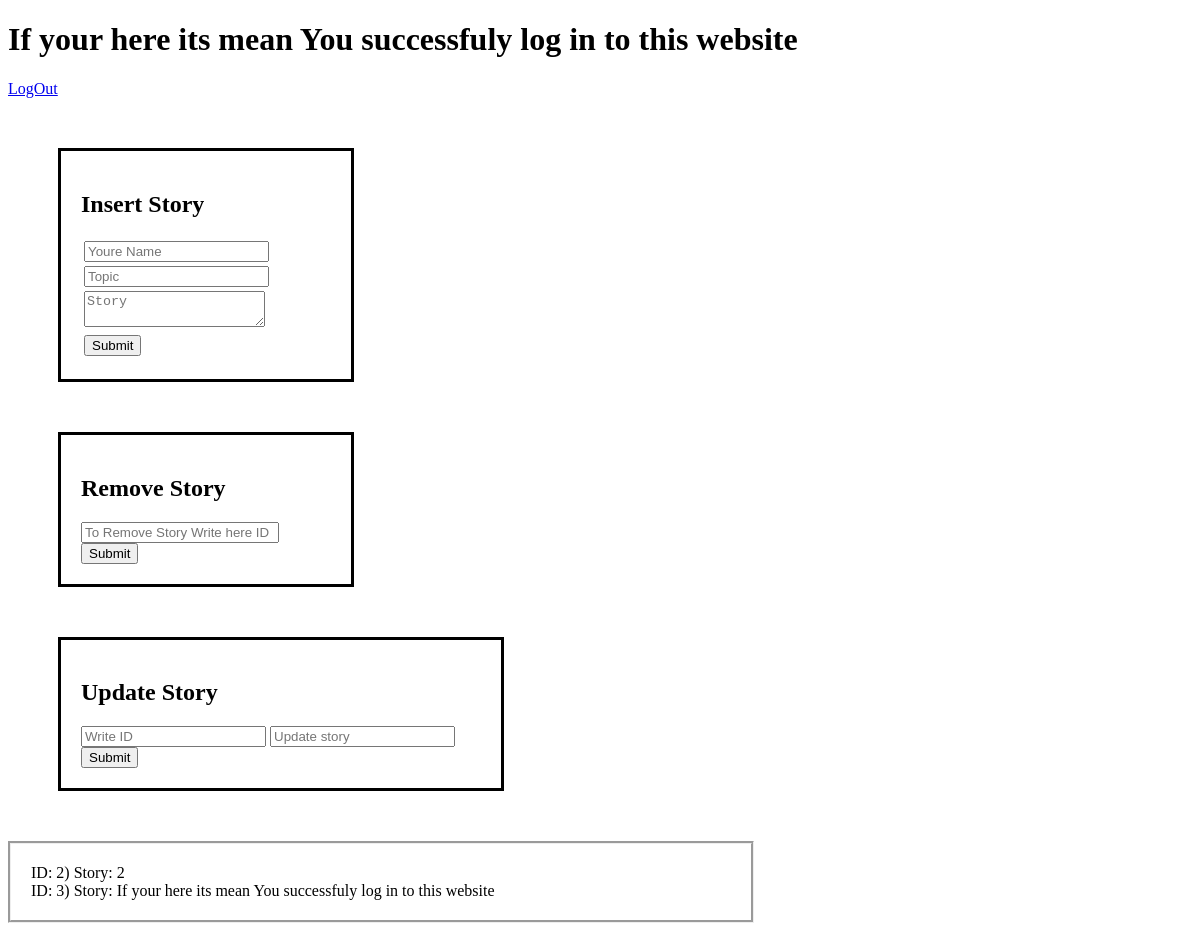
The app's page /menu.php (signed in), older data.
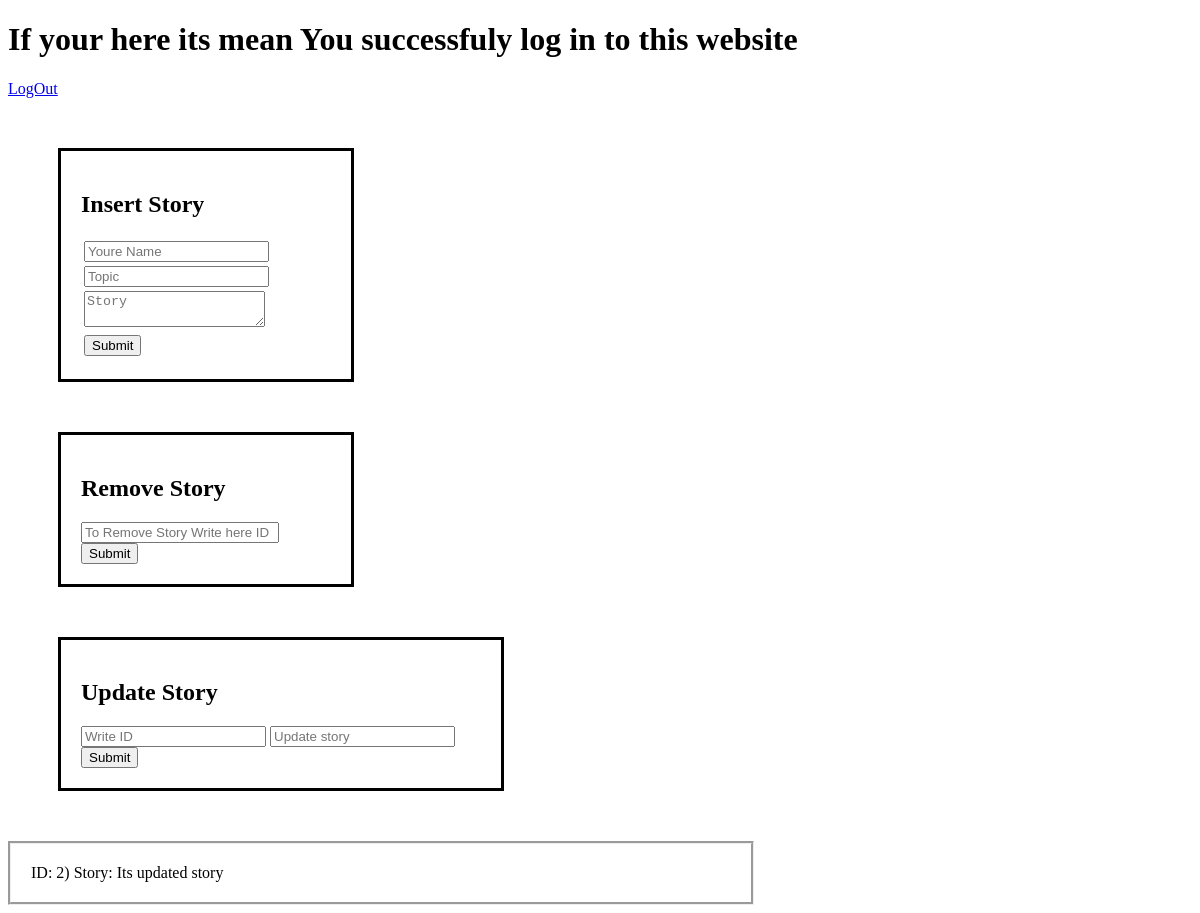
The same page, newer data.
### tables this page shows
CREATE TABLE `news` (
  `id` int(20) NOT NULL,
  `name` varchar(20) NOT NULL,
  `headline` varchar(30) NOT NULL,
  `story` text NOT NULL,
  `timeadd` timestamp(2) NOT NULL DEFAULT CURRENT_TIMESTAMP(2)
);

### menu.php (the view, shortened to what this page needs)
<!DOCTYPE html>
<html>
<head>
</head>
<body>
<div>
<h1>If your here its mean You successfuly log in to this website</h1>
<a href="logout.php">LogOut</a>
	<div style="margin:50px; ">
		<form method="post" action="inftodb.php"
		style="border: 3px solid; width: 250px; padding: 20px;">
		<h2>Insert Story</h2>
			<table width="60%">
			<tr>
				<td><input type="text" name="name" placeholder="Youre Name" ></td>
			</tr>
			<tr>
				<td><input type="text" name="headline" placeholder="Topic"></td>
			</tr>
			<tr>
				<td><textarea  name="story" placeholder="Story"></textarea></td>
			</tr>
			<tr>
				<td><input type="submit" name="add"></td>
			</tr>
			</table>
		</form>
	</div>
	<div style="margin:50px; border: 3px solid; padding: 20px; width: 250px;">
		<form action="menu.php" method="POST">
		<h2>Remove Story</h2>
		<input style="width:190px;" type="text" name="removeNews" placeholder="To Remove Story Write here ID">
		<input type="submit" name="removeNews"  >
		</form>
	</div>
	<div style="margin:50px; padding: 20px; border: 3px solid; width: 400px;">
		<form action="menu.php" method="POST">
			<h2>Update Story</h2>
			<input type="text" name="updateID" placeholder="Write ID">
			<input type="text" name="updateStory" placeholder="Update story">
			<input type="submit" name="update">
		</form>
	</div>
	<div style="border: 3px groove; width: 700px; padding: 20px;">
		<?php
		$connect = mysqli_connect("localhost", "root", "root", "neww");
		$show = "SELECT id,story FROM news";
		$re = mysqli_query($connect,$show);
				while($row=mysqli_fetch_assoc($re))
    				{
    					echo "ID: ".$row[id].") Story: ".$row[story]."<br>";
    				}
		?>
	</div>
	</div>
</body>
</html>

Row changes from the older to the newer data that the page shows:
removed news: id "3", story "If your here its mean You successfuly log in to this website"
changed news id 2: story "2" → "Its updated story"
